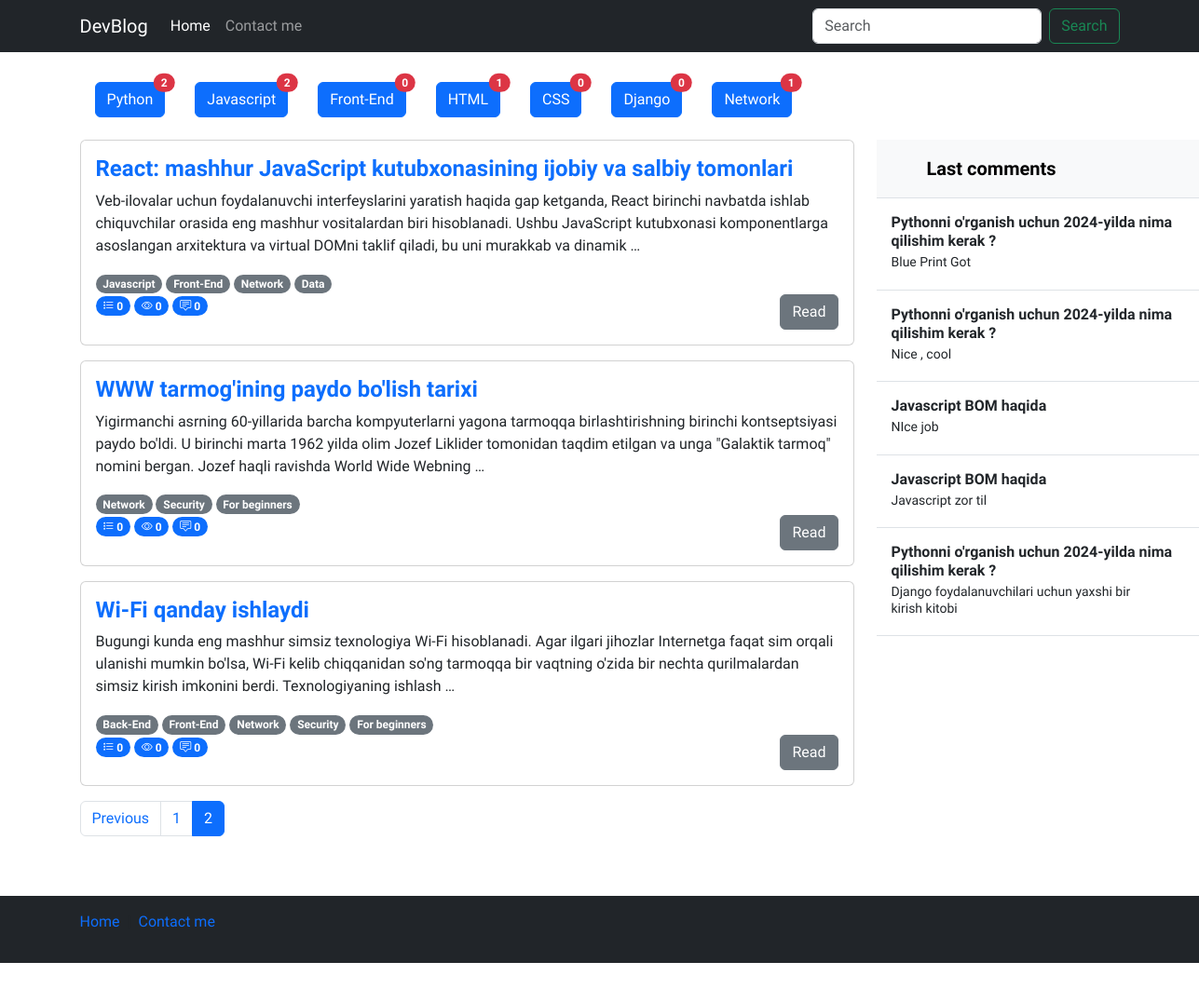
Screenshot of /?page=2 with the database file from the repository.
### blog/models.py (models this page shows, shortened)
class Category(models.Model):
    name = models.CharField(verbose_name="Category name",max_length=250)
    slug = models.SlugField(max_length=250, unique=True)

class Post(models.Model):
    title = models.CharField(verbose_name="Post title",max_length=550)
    body = models.TextField(verbose_name="Post body")
    author = models.CharField(verbose_name="Post author",default="Admin",max_length=100)
    category = models.ForeignKey(Category, on_delete=models.PROTECT,related_name='posts')
    tag = models.ManyToManyField(Tag)
    views = models.PositiveIntegerField(default=0)
    publish_date = models.DateTimeField(verbose_name="Published time",auto_now_add=True)
    published = models.BooleanField(default=True)
    on_top = models.BooleanField(default=False)

class Tag(models.Model):
    name = models.CharField(verbose_name="Tag name",max_length=250)
    slug = models.SlugField(max_length=250, unique=True)

class Comment(models.Model):
    author = models.CharField(verbose_name="Comment author",max_length=100,blank=False)
    comment = models.TextField(verbose_name="Comment")
    post = models.ForeignKey(Post, on_delete=models.CASCADE, related_name='comments')

### blog/views.py (the view)
# urls.py: path('', views.home_page, name='home'),
def home_page(request):
    categories = Category.objects.all()
    posts = Post.objects.all()
    paginator = Paginator(posts, 3)
    page_number = request.GET.get("page")
    page_obj = paginator.get_page(page_number)
    last_comments = Comment.objects.all().order_by("-id")[:10]
    data = {
        "categories":categories,
        "page_obj":page_obj,
        "last_comments":last_comments
    }
    return render(request=request, template_name='index.html', context=data)

### templates/index.html (shortened to what this page needs)
{% load static %}
<!DOCTYPE html>
<html lang="en">
  <head>
    <link rel="stylesheet" href="{% static 'css/style.css' %}" />
    <link
      rel="stylesheet"
      href="https://cdn.jsdelivr.net/npm/bootstrap-icons@1.11.3/font/bootstrap-icons.min.css"
    />
    <link
      href="https://cdn.jsdelivr.net/npm/bootstrap@5.3.2/dist/css/bootstrap.min.css"
      rel="stylesheet"
    />
  </head>
  <body>
    <header>
      <nav class="navbar navbar-expand-md navbar-dark bg-dark mb-4">
        <div class="container">
          <a class="navbar-brand" href="/">DevBlog</a>
          <div class="collapse navbar-collapse" id="navbarCollapse">
            <ul class="navbar-nav me-auto mb-2 mb-md-0">
              <li class="nav-item">
                <a class="nav-link active" aria-current="page" href="#">Home</a>
              </li>
              <li class="nav-item">
                <a class="nav-link" href="#">Contact me</a>
              </li>
            </ul>
            <form
              class="d-flex"
              role="search"
              action="{% url 'blog:search' %}"
              method="get"
            >
              <input
                class="form-control me-2"
                name="query"
                type="search"
                placeholder="Search"
                aria-label="Search"
                control-id="ControlID-1"
              />
              <button
                class="btn btn-outline-success"
                type="submit"
                control-id="ControlID-2"
              >
                Search
              </button>
            </form>
          </div>
        </div>
      </nav>
    </header>
    <main>
      <section>
        <div class="container-md">
          <div class="d-flex flex-wrap my-3">
            {% for cat in categories %}
            <div class="d-flex flex-wrap mx-3 my-2">
              <a
                href="{% url 'blog:category_list' cat.slug %}"
                class="btn btn-primary position-relative"
              >
                {{ cat.name }}
                <span
                  class="position-absolute top-0 start-100 translate-middle badge rounded-pill bg-danger"
                >
                  {{cat.posts.all.count}}
                </span>
              </a>
            </div>
            {% endfor %}
          </div>
        </div>
        <div class="container-md">
          <div class="row">
            <div class="col-sm-12 col-md-9">
              {% for post in page_obj %}
              <div class="card mb-3">
                <div class="card-body">
                  <div class="content">
                    <a
                      href="{% url 'blog:detail' post.id %}"
                      class="text-decoration-none"
                    >
                      <h4 class="card-title fw-bold">{{post.title}}</h4></a
                    >
                    <p class="card-text">{{post.body|truncatewords:'35'}}</p>
                    {% for tag in post.tag.all %}
                    <span class="badge rounded-pill text-bg-secondary"
                      >{{tag.name}}</span
                    >
                    {% endfor %}
                    <br />
                    <span class="badge bg-primary rounded-pill">
                      <i class="bi bi-list-stars"></i>
                      {{post.ratings.all.count}}
                    </span>
                    <span class="badge bg-primary rounded-pill">
                      <i class="bi bi-eye"></i>
                      {{post.views}}
                    </span>
                    <span class="badge bg-primary rounded-pill">
                      <i class="bi bi-chat-square-text"></i>
                      {{post.comments.all.count}}
                    </span>
                    <a
                      href="{% url 'blog:detail' post.id %}"
                      class="btn btn-secondary float-end"
                      >Read</a
                    >
                  </div>
                </div>
              </div>
              {% empty %}
              <h3>Posts not found !</h3>
              {% endfor %}
              <nav aria-label="...">
                <ul class="pagination">
                  {% if page_obj.has_previous %}
                  <li class="page-item">
                    <a
                      class="page-link"
                      href="?page={{ page_obj.previous_page_number }}"
                      >Previous</a
                    >
                  </li>
                  {% endif %}
                  {% for page in page_obj.paginator.page_range %}
                  <li class="page-item {% if page_obj.number == page %} active {% endif %}">
                    <a class="page-link" href="?page={{ page }}">{{ page }}</a>
                  </li>
                  {% endfor %}
                </ul>
              </nav>
            </div>
            <div class="col-sm-none col-md-3">
              <div
                class="d-flex flex-column align-items-stretch flex-shrink-0 bg-body-tertiary"
                style="width: 380px"
              >
                <a
                  href="/"
                  class="d-flex align-items-center flex-shrink-0 p-3 link-body-emphasis text-decoration-none border-bottom"
                >
                  <svg class="bi pe-none me-2" width="30" height="24">
                    <use xlink:href="#bootstrap"></use>
                  </svg>
                  <span class="fs-5 fw-semibold">Last comments</span>
                </a>
                <div
                  class="list-group list-group-flush border-bottom scrollarea"
                >
                  {% for comment in last_comments %}
                  <a
                    href="{% url 'blog:detail' comment.post.id %}"
                    class="list-group-item list-group-item-action py-3 lh-sm"
                  >
                    <div
                      class="d-flex w-100 align-items-center justify-content-between"
                    >
                      <strong class="mb-1">{{comment.post.title}}</strong>
                    </div>
                    <div class="col-10 mb-1 small">{{comment.comment}}</div>
                  </a>
                  {% endfor %}
                </div>
              </div>
            </div>
          </div>
        </div>
      </section>
    </main>
    <footer class="footer mt-auto text-white-50 bg-dark">
      <div class="container">
        <div class="row my-5">
          <div class="col-12">
            <nav
              style="--bs-breadcrumb-divider: '|'"
              aria-label="breadcrumb"
              class="py-3"
            >
              <ol class="breadcrumb">
                <li class="breadcrumb-item">
                  <a href="/" class="text-decoration-none">Home</a>
                </li>
                <li class="breadcrumb-item" aria-current="page">
                  <a href="#" class="text-decoration-none">Contact me</a>
                </li>
              </ol>
            </nav>
          </div>
        </div>
      </div>
    </footer>
  </body>
</html>

### staticfiles/css/style.css (style rules this page uses)
* { font-family: 'Onest', sans-serif !important; }

### rows the page displays
Category: name "Python", posts.all.count "2"
Category: name "Javascript", posts.all.count "2"
Category: name "Front-End", posts.all.count "0"
Category: name "HTML", posts.all.count "1"
Category: name "CSS", posts.all.count "0"
Category: name "Django", posts.all.count "0"
Category: name "Network", posts.all.count "1"
Post: title "React: mashhur JavaScript kutubxonasining ijobiy va salbiy tomonlari", body "Veb-ilovalar uchun foydalanuvchi interfeyslarini yaratish haqida gap ketganda, React birinchi navbatda ishlab chiquvchilar orasida eng mashhur vositalardan biri hisoblanadi. Ushbu JavaScript kutubxonasi komponentlarga asoslangan arxitektura va virtual DOMni taklif qiladi, bu uni murakkab va dinamik …", ratings.all.count "0", views "0", comments.all.count "0"
Tag: name "Javascript"
Tag: name "Front-End"
Tag: name "Network"
Tag: name "Data"
Post: title "WWW tarmog'ining paydo bo'lish tarixi", body "Yigirmanchi asrning 60-yillarida barcha kompyuterlarni yagona tarmoqqa birlashtirishning birinchi kontseptsiyasi paydo bo'ldi. U birinchi marta 1962 yilda olim Jozef Liklider tomonidan taqdim etilgan va unga \"Galaktik tarmoq\" nomini bergan. Jozef haqli ravishda World Wide Webning …", ratings.all.count "0", views "0", comments.all.count "0"
Tag: name "Security"
Tag: name "For beginners"
Post: title "Wi-Fi qanday ishlaydi", body "Bugungi kunda eng mashhur simsiz texnologiya Wi-Fi hisoblanadi. Agar ilgari jihozlar Internetga faqat sim orqali ulanishi mumkin bo'lsa, Wi-Fi kelib chiqqanidan so'ng tarmoqqa bir vaqtning o'zida bir nechta qurilmalardan simsiz kirish imkonini berdi. Texnologiyaning ishlash …", ratings.all.count "0", views "0", comments.all.count "0"
Tag: name "Back-End"
Comment: post "Pythonni o'rganish uchun 2024-yilda nima qilishim kerak ?", comment "Blue Print Got"
Comment: post "Pythonni o'rganish uchun 2024-yilda nima qilishim kerak ?", comment "Nice , cool"
Comment: post "Javascript BOM haqida", comment "NIce job"
Comment: post "Javascript BOM haqida", comment "Javascript zor til"
Comment: post "Pythonni o'rganish uchun 2024-yilda nima qilishim kerak ?", comment "Django foydalanuvchilari uchun yaxshi bir kirish kitobi"

### other values shown
{{ page }} "1" "2"
